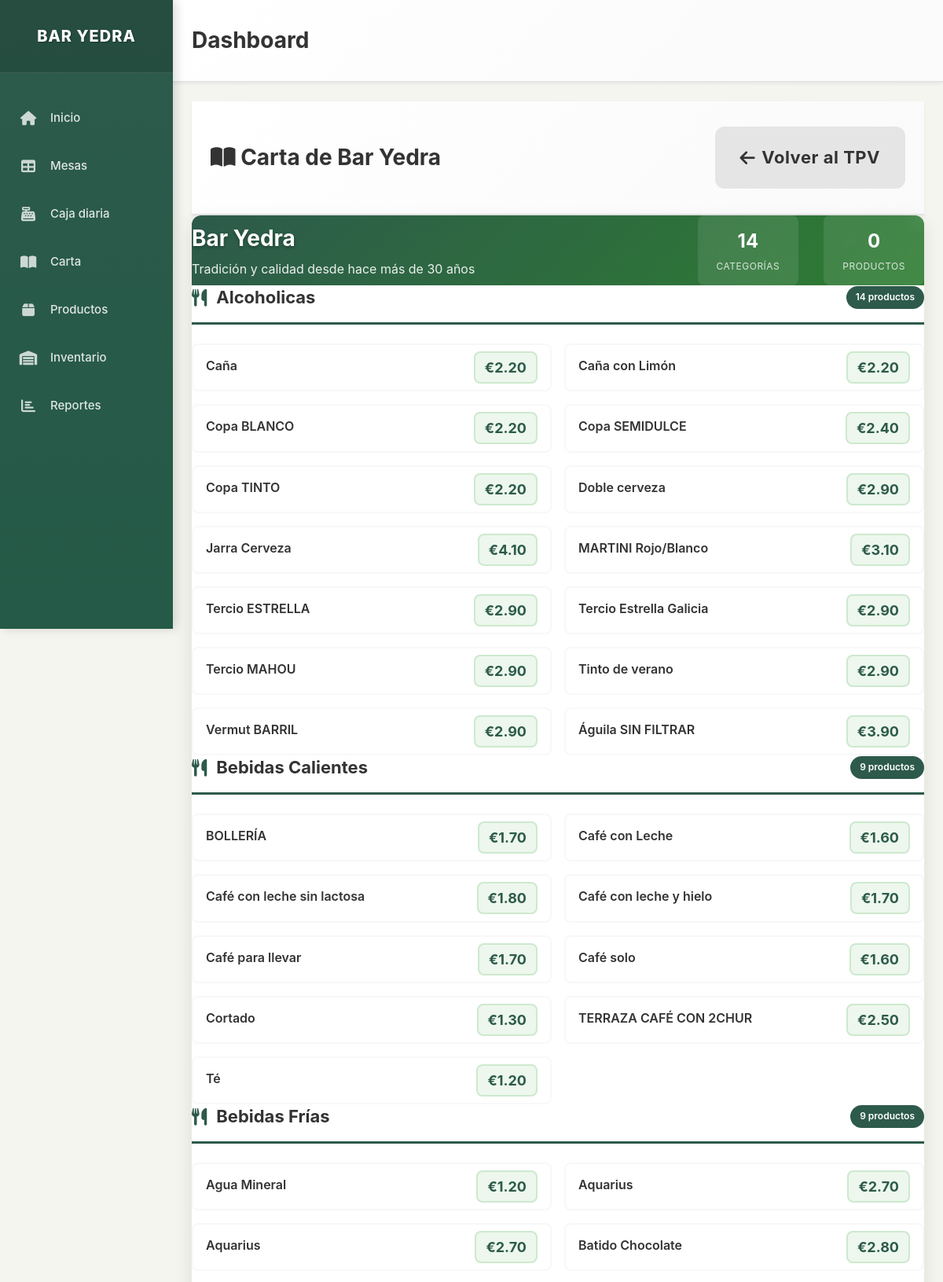
The page /carta (upper part) on the database its author committed.
### models.py (models this page shows, shortened)
class Producto(db.Model):
    __tablename__ = 'producto'
    id = db.Column(db.Integer, primary_key=True)
    nombre = db.Column(db.String(100), nullable=False)
    precio = db.Column(db.Numeric(10, 2), nullable=False)
    categoria = db.Column(db.String(50), nullable=False, default='General')
    foto_url = db.Column(db.String(255), nullable=True)
    descripcion = db.Column(db.Text, nullable=True)
    activo = db.Column(db.Boolean, default=True)
    orden = db.Column(db.Integer, default=0)  # Para ordenar productos en la interfaz
    stock_actual = db.Column(db.Integer, default=0)  # Cantidad actual en stock
    stock_minimo = db.Column(db.Integer, default=5)  # Alerta cuando llegue a este nivel
    unidad_medida = db.Column(db.String(20), default='unidad')  # unidad, litro, kg, etc.
    fecha_actualizacion = db.Column(db.DateTime, default=datetime.utcnow)

### app.py (the view)
@app.route('/carta')
def carta():
    productos = Producto.query.filter_by(activo=True).order_by(Producto.categoria, Producto.nombre).all()
    productos_por_categoria = {}
    for producto in productos:
        if producto.categoria not in productos_por_categoria:
            productos_por_categoria[producto.categoria] = []
        productos_por_categoria[producto.categoria].append(producto)
    return render_template('carta.html', productos_por_categoria=productos_por_categoria)

### templates/carta.html (shortened to what this page needs)
{% extends "layout.html" %}
{% block content %}
<div class="content-header">
    <h1 class="page-title">
        <i class="fas fa-book-open"></i> Carta de Bar Yedra
    </h1>
    <div class="table-actions">
        <a href="{{ url_for('index') }}" class="btn btn-secondary btn-lg touch-friendly">
            <i class="fas fa-arrow-left"></i> Volver al TPV
        </a>
    </div>
</div>
<div class="carta-container">
    <div class="carta-header">
        <div class="bar-info">
            <h2>Bar Yedra</h2>
            <p>Tradición y calidad desde hace más de 30 años</p>
        </div>
        <div class="carta-stats">
            <div class="stat-item">
                <span class="stat-number">{{ productos_por_categoria|length }}</span>
                <span class="stat-label">Categorías</span>
            </div>
            <div class="stat-item">
                <span class="stat-number">
                    {% set total_productos = 0 %}
                    {% for categoria, productos in productos_por_categoria.items() %}
                        {% set total_productos = total_productos + productos|length %}
                    {% endfor %}
                    {{ total_productos }}
                </span>
                <span class="stat-label">Productos</span>
            </div>
        </div>
    </div>
    <div class="carta-menu">
        {% for categoria, productos in productos_por_categoria.items() %}
        <div class="categoria-section">
            <div class="categoria-header">
                <h3 class="categoria-title">
                    <i class="fas fa-utensils"></i>
                    {{ categoria }}
                </h3>
                <div class="categoria-count">{{ productos|length }} productos</div>
            </div>
            <div class="productos-grid-carta">
                {% for producto in productos %}
                <div class="producto-carta-item">
                    <div class="producto-info">
                        <h4 class="producto-nombre">{{ producto.nombre }}</h4>
                    </div>
                    <div class="producto-precio">
                        <span class="precio-valor">€{{ "%.2f"|format(producto.precio) }}</span>
                    </div>
                </div>
                {% endfor %}
            </div>
        </div>
        {% endfor %}
    </div>
</div>
{% endblock %}

### static/css/style.css (style rules this page uses)
* { margin: 0; padding: 0; box-sizing: border-box; }
:root { --color-sidebar: #2d5a4b; --color-sidebar-hover: #3d6a5b; --color-bg: #f5f5f0; --color-white: #ffffff; --color-gray-light: #f8f8f8; --color-gray-medium: #e5e5e5; --color-gray-dark: #6c757d; --color-text: #333333; --color-text-light: #666666; --color-text-sidebar: #ffffff; --color-libre: #81c784; --color-ocupada: #ffb74d; --color-pagada: #64b5f6; --color-danger: #e57373; --shadow-card: 0 2px 4px rgba(0, 0, 0, 0.1); --shadow-sidebar: 2px 0 4px rgba(0, 0, 0, 0.1); --border-radius: 8px; --border-radius-large: 12px; --sidebar-width: 220px; --spacing-xs: 8px; --spacing-sm: 12px; --spacing-md: 16px; --spacing-lg: 24px; --spacing-xl: 32px; }
body { font-family: -apple-system, BlinkMacSystemFont, 'Segoe UI', 'Roboto', 'Oxygen', 'Ubuntu', 'Cantarell', sans-serif; font-size: 14px; line-height: 1.4; color: var(--color-text); background-color: var(--color-bg); -webkit-font-smoothing: antialiased; -moz-osx-font-smoothing: grayscale; margin: 0; padding: 0; }
.content-header { background: linear-gradient(135deg, var(--color-white) 0%, #fafafa 100%); padding: var(--spacing-xl) var(--spacing-lg); border-bottom: 2px solid var(--color-gray-medium); display: flex; justify-content: space-between; align-items: center; box-shadow: 0 2px 4px rgba(0, 0, 0, 0.05); }
.page-title { font-size: 28px; font-weight: 700; color: var(--color-text); margin: 0; text-shadow: 0 1px 2px rgba(0, 0, 0, 0.05); }
.btn { display: inline-flex; align-items: center; justify-content: center; gap: var(--spacing-xs); padding: var(--spacing-md) var(--spacing-lg); border: none; border-radius: var(--border-radius); font-size: 16px; font-weight: 500; text-decoration: none; cursor: pointer; transition: all 0.2s ease; min-height: 48px; min-width: 48px; background-color: var(--color-gray-medium); color: var(--color-text); }
.btn-lg { padding: var(--spacing-lg) var(--spacing-xl); font-size: 18px; min-height: 56px; }
.touch-friendly { min-height: 60px; min-width: 60px; padding: var(--spacing-md) var(--spacing-lg); font-size: 18px; border-radius: var(--border-radius-large); transition: all 0.3s cubic-bezier(0.4, 0, 0.2, 1); cursor: pointer; user-select: none; }
.btn-lg.touch-friendly { min-height: 72px; padding: var(--spacing-lg) var(--spacing-xl); font-size: 22px; font-weight: 700; letter-spacing: 0.5px; }
.table-actions { display: flex; gap: var(--spacing-md); align-items: center; }

### rows shown on the page
Producto: categoria "Alcoholicas", productos "14", nombre "Caña", precio "2.20"
Producto: nombre "Caña con Limón", precio "2.20"
Producto: nombre "Copa BLANCO", precio "2.20"
Producto: nombre "Copa SEMIDULCE", precio "2.40"
Producto: nombre "Copa TINTO", precio "2.20"
Producto: nombre "Doble cerveza", precio "2.90"
Producto: nombre "Jarra Cerveza", precio "4.10"
Producto: nombre "MARTINI Rojo/Blanco", precio "3.10"
Producto: nombre "Tercio ESTRELLA", precio "2.90"
Producto: nombre "Tercio Estrella Galicia", precio "2.90"
Producto: nombre "Tercio MAHOU", precio "2.90"
Producto: nombre "Tinto de verano", precio "2.90"
Producto: nombre "Vermut BARRIL", precio "2.90"
Producto: nombre "Águila SIN FILTRAR", precio "3.90"
Producto: categoria "Bebidas Calientes", productos "9", nombre "BOLLERÍA", precio "1.70"
Producto: nombre "Café con Leche", precio "1.60"
Producto: nombre "Café con leche sin lactosa", precio "1.80"
Producto: nombre "Café con leche y hielo", precio "1.70"
Producto: nombre "Café para llevar", precio "1.70"
Producto: nombre "Café solo", precio "1.60"
Producto: nombre "Cortado", precio "1.30"
Producto: nombre "TERRAZA CAFÉ CON 2CHUR", precio "2.50"
Producto: nombre "Té", precio "1.20"
Producto: categoria "Bebidas Frías", productos "9", nombre "Agua Mineral", precio "1.20"
Producto: nombre "Aquarius", precio "2.70"
Producto: nombre "Aquarius", precio "2.70"
Producto: nombre "Batido Chocolate", precio "2.80"

### other values the page prints
{{ productos_por_categoria|length }} "14"
{{ total_productos }} "0"
